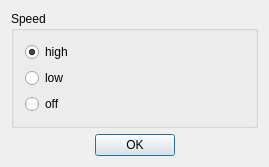
<ui version="4.0" >
 <class>FanCtrlDialogClass</class>
 <widget class="QDialog" name="FanCtrlDialogClass" >
  <property name="geometry" >
   <rect>
    <x>0</x>
    <y>0</y>
    <width>269</width>
    <height>159</height>
   </rect>
  </property>
  <property name="windowTitle" >
   <string>Heatsink Fan Control</string>
  </property>
  <layout class="QVBoxLayout" >
   <item>
    <widget class="QGroupBox" name="groupBox" >
     <property name="title" >
      <string>Speed</string>
     </property>
     <layout class="QVBoxLayout" >
      <item>
       <widget class="QRadioButton" name="radioButtonHigh" >
        <property name="text" >
         <string>high</string>
        </property>
        <property name="checked" >
         <bool>true</bool>
        </property>
       </widget>
      </item>
      <item>
       <widget class="QRadioButton" name="radioButtonLow" >
        <property name="text" >
         <string>low</string>
        </property>
       </widget>
      </item>
      <item>
       <widget class="QRadioButton" name="radioButtonOff" >
        <property name="text" >
         <string>off</string>
        </property>
       </widget>
      </item>
     </layout>
    </widget>
   </item>
   <item>
    <widget class="QDialogButtonBox" name="buttonBox" >
     <property name="standardButtons" >
      <set>QDialogButtonBox::Ok</set>
     </property>
     <property name="centerButtons" >
      <bool>true</bool>
     </property>
    </widget>
   </item>
  </layout>
 </widget>
 <layoutdefault spacing="6" margin="11" />
 <resources/>
 <connections/>
</ui>
